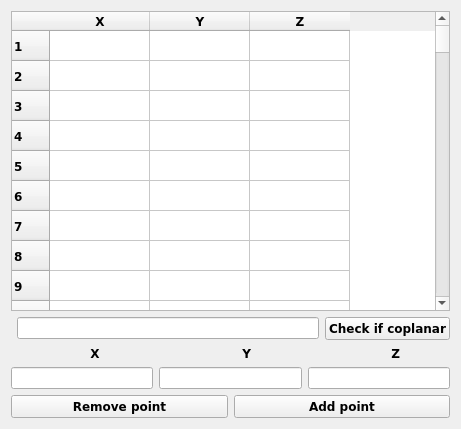
<?xml version="1.0" encoding="UTF-8"?>
<ui version="4.0">
 <class>Widget</class>
 <widget class="QWidget" name="Widget">
  <property name="geometry">
   <rect>
    <x>0</x>
    <y>0</y>
    <width>461</width>
    <height>429</height>
   </rect>
  </property>
  <property name="windowTitle">
   <string>Coplanar</string>
  </property>
  <layout class="QGridLayout" name="gridLayout_2">
   <item row="3" column="0">
    <layout class="QHBoxLayout" name="horizontalLayout_3"/>
   </item>
   <item row="0" column="0" colspan="2">
    <widget class="QTableWidget" name="tableWidget">
     <property name="enabled">
      <bool>true</bool>
     </property>
     <property name="styleSheet">
      <string notr="true">
font-weight: bold;        
font-family: Verdana;</string>
     </property>
     <property name="editTriggers">
      <set>QAbstractItemView::NoEditTriggers</set>
     </property>
     <property name="rowCount">
      <number>1000</number>
     </property>
     <row/>
     <row/>
     <row/>
     <row/>
     <row/>
     <row/>
     <row/>
     <row/>
     <row/>
     <row/>
     <row/>
     <row/>
     <row/>
     <row/>
     <row/>
     <row/>
     <row/>
     <row/>
     <row/>
     <row/>
     <row/>
     <row/>
     <row/>
     <row/>
     <row/>
     <row/>
     <row/>
     <row/>
     <row/>
     <row/>
     <row/>
     <row/>
     <row/>
     <row/>
     <row/>
     <row/>
     <row/>
     <row/>
     <row/>
     <row/>
     <row/>
     <row/>
     <row/>
     <row/>
     <row/>
     <row/>
     <row/>
     <row/>
     <row/>
     <row/>
     <row/>
     <row/>
     <row/>
     <row/>
     <row/>
     <row/>
     <row/>
     <row/>
     <row/>
     <row/>
     <row/>
     <row/>
     <row/>
     <row/>
     <row/>
     <row/>
     <row/>
     <row/>
     <row/>
     <row/>
     <row/>
     <row/>
     <row/>
     <row/>
     <row/>
     <row/>
     <row/>
     <row/>
     <row/>
     <row/>
     <row/>
     <row/>
     <row/>
     <row/>
     <row/>
     <row/>
     <row/>
     <row/>
     <row/>
     <row/>
     <row/>
     <row/>
     <row/>
     <row/>
     <row/>
     <row/>
     <row/>
     <row/>
     <row/>
     <row/>
     <row/>
     <row/>
     <row/>
     <row/>
     <row/>
     <row/>
     <row/>
     <row/>
     <row/>
     <row/>
     <row/>
     <row/>
     <row/>
     <row/>
     <row/>
     <row/>
     <row/>
     <row/>
     <row/>
     <row/>
     <row/>
     <row/>
     <row/>
     <row/>
     <row/>
     <row/>
     <row/>
     <row/>
     <row/>
     <row/>
     <row/>
     <row/>
     <row/>
     <row/>
     <row/>
     <row/>
     <row/>
     <row/>
     <row/>
     <row/>
     <row/>
     <row/>
     <row/>
     <row/>
     <row/>
     <row/>
     <row/>
     <row/>
     <row/>
     <row/>
     <row/>
     <row/>
     <row/>
     <row/>
     <row/>
     <row/>
     <row/>
     <row/>
     <row/>
     <row/>
     <row/>
     <row/>
     <row/>
     <row/>
     <row/>
     <row/>
     <row/>
     <row/>
     <row/>
     <row/>
     <row/>
     <row/>
     <row/>
     <row/>
     <row/>
     <row/>
     <row/>
     <row/>
     <row/>
     <row/>
     <row/>
     <row/>
     <row/>
     <row/>
     <row/>
     <row/>
     <row/>
     <row/>
     <row/>
     <row/>
     <row/>
     <row/>
     <row/>
     <row/>
     <row/>
     <row/>
     <row/>
     <row/>
     <row/>
     <row/>
     <row/>
     <row/>
     <row/>
     <row/>
     <row/>
     <row/>
     <row/>
     <row/>
     <row/>
     <row/>
     <row/>
     <row/>
     <row/>
     <row/>
     <row/>
     <row/>
     <row/>
     <row/>
     <row/>
     <row/>
     <row/>
     <row/>
     <row/>
     <row/>
     <row/>
     <row/>
     <row/>
     <row/>
     <row/>
     <row/>
     <row/>
     <row/>
     <row/>
     <row/>
     <row/>
     <row/>
     <row/>
     <row/>
     <row/>
     <row/>
     <row/>
     <row/>
     <row/>
     <row/>
     <row/>
     <row/>
     <row/>
     <row/>
     <row/>
     <row/>
     <row/>
     <row/>
     <row/>
     <row/>
     <row/>
     <row/>
     <row/>
     <row/>
     <row/>
     <row/>
     <row/>
     <row/>
     <row/>
     <row/>
     <row/>
     <row/>
     <row/>
     <row/>
     <row/>
     <row/>
     <row/>
     <row/>
     <row/>
     <row/>
     <row/>
     <row/>
     <row/>
     <row/>
     <row/>
     <row/>
     <row/>
     <row/>
     <row/>
     <row/>
     <row/>
     <row/>
     <row/>
     <row/>
     <row/>
     <row/>
     <row/>
     <row/>
     <row/>
     <row/>
     <row/>
     <row/>
     <row/>
     <row/>
     <row/>
     <row/>
     <row/>
     <row/>
     <row/>
     <row/>
     <row/>
     <row/>
     <row/>
     <row/>
     <row/>
     <row/>
     <row/>
     <row/>
     <row/>
     <row/>
     <row/>
     <row/>
     <row/>
     <row/>
     <row/>
     <row/>
     <row/>
     <row/>
     <row/>
     <row/>
     <row/>
     <row/>
     <row/>
     <row/>
     <row/>
     <row/>
     <row/>
     <row/>
     <row/>
     <row/>
     <row/>
     <row/>
     <row/>
     <row/>
     <row/>
     <row/>
     <row/>
     <row/>
     <row/>
     <row/>
     <row/>
     <row/>
     <row/>
     <row/>
     <row/>
     <row/>
     <row/>
     <row/>
     <row/>
     <row/>
     <row/>
     <row/>
     <row/>
     <row/>
     <row/>
     <row/>
     <row/>
     <row/>
     <row/>
     <row/>
     <row/>
     <row/>
     <row/>
     <row/>
     <row/>
     <row/>
     <row/>
     <row/>
     <row/>
     <row/>
     <row/>
     <row/>
     <row/>
     <row/>
     <row/>
     <row/>
     <row/>
     <row/>
     <row/>
     <row/>
     <row/>
     <row/>
     <row/>
     <row/>
     <row/>
     <row/>
     <row/>
     <row/>
     <row/>
     <row/>
     <row/>
     <row/>
     <row/>
     <row/>
     <row/>
     <row/>
     <row/>
     <row/>
     <row/>
     <row/>
     <row/>
     <row/>
     <row/>
     <row/>
     <row/>
     <row/>
     <row/>
     <row/>
     <row/>
     <row/>
     <row/>
     <row/>
     <row/>
     <row/>
     <row/>
     <row/>
     <row/>
     <row/>
     <row/>
     <row/>
     <row/>
     <row/>
     <row/>
     <row/>
     <row/>
     <row/>
     <row/>
     <row/>
     <row/>
     <row/>
     <row/>
     <row/>
     <row/>
     <row/>
     <row/>
     <row/>
     <row/>
     <row/>
     <row/>
     <row/>
     <row/>
     <row/>
     <row/>
     <row/>
     <row/>
     <row/>
     <row/>
     <row/>
     <row/>
     <row/>
     <row/>
     <row/>
     <row/>
     <row/>
     <row/>
     <row/>
     <row/>
     <row/>
     <row/>
     <row/>
     <row/>
     <row/>
     <row/>
     <row/>
     <row/>
     <row/>
     <row/>
     <row/>
     <row/>
     <row/>
     <row/>
     <row/>
     <row/>
     <row/>
     <row/>
     <row/>
     <row/>
     <row/>
     <row/>
     <row/>
     <row/>
     <row/>
     <row/>
     <row/>
     <row/>
     <row/>
     <row/>
     <row/>
     <row/>
     <row/>
     <row/>
     <row/>
     <row/>
     <row/>
     <row/>
     <row/>
     <row/>
     <row/>
     <row/>
     <row/>
     <row/>
     <row/>
     <row/>
     <row/>
     <row/>
     <row/>
     <row/>
     <row/>
     <row/>
     <row/>
     <row/>
     <row/>
     <row/>
     <row/>
     <row/>
     <row/>
     <row/>
     <row/>
     <row/>
     <row/>
     <row/>
     <row/>
     <row/>
     <row/>
     <row/>
     <row/>
     <row/>
     <row/>
     <row/>
     <row/>
     <row/>
     <row/>
     <row/>
     <row/>
     <row/>
     <row/>
     <row/>
     <row/>
     <row/>
     <row/>
     <row/>
     <row/>
     <row/>
     <row/>
     <row/>
     <row/>
     <row/>
     <row/>
     <row/>
     <row/>
     <row/>
     <row/>
     <row/>
     <row/>
     <row/>
     <row/>
     <row/>
     <row/>
     <row/>
     <row/>
     <row/>
     <row/>
     <row/>
     <row/>
     <row/>
     <row/>
     <row/>
     <row/>
     <row/>
     <row/>
     <row/>
     <row/>
     <row/>
     <row/>
     <row/>
     <row/>
     <row/>
     <row/>
     <row/>
     <row/>
     <row/>
     <row/>
     <row/>
     <row/>
     <row/>
     <row/>
     <row/>
     <row/>
     <row/>
     <row/>
     <row/>
     <row/>
     <row/>
     <row/>
     <row/>
     <row/>
     <row/>
     <row/>
     <row/>
     <row/>
     <row/>
     <row/>
     <row/>
     <row/>
     <row/>
     <row/>
     <row/>
     <row/>
     <row/>
     <row/>
     <row/>
     <row/>
     <row/>
     <row/>
     <row/>
     <row/>
     <row/>
     <row/>
     <row/>
     <row/>
     <row/>
     <row/>
     <row/>
     <row/>
     <row/>
     <row/>
     <row/>
     <row/>
     <row/>
     <row/>
     <row/>
     <row/>
     <row/>
     <row/>
     <row/>
     <row/>
     <row/>
     <row/>
     <row/>
     <row/>
     <row/>
     <row/>
     <row/>
     <row/>
     <row/>
     <row/>
     <row/>
     <row/>
     <row/>
     <row/>
     <row/>
     <row/>
     <row/>
     <row/>
     <row/>
     <row/>
     <row/>
     <row/>
     <row/>
     <row/>
     <row/>
     <row/>
     <row/>
     <row/>
     <row/>
     <row/>
     <row/>
     <row/>
     <row/>
     <row/>
     <row/>
     <row/>
     <row/>
     <row/>
     <row/>
     <row/>
     <row/>
     <row/>
     <row/>
     <row/>
     <row/>
     <row/>
     <row/>
     <row/>
     <row/>
     <row/>
     <row/>
     <row/>
     <row/>
     <row/>
     <row/>
     <row/>
     <row/>
     <row/>
     <row/>
     <row/>
     <row/>
     <row/>
     <row/>
     <row/>
     <row/>
     <row/>
     <row/>
     <row/>
     <row/>
     <row/>
     <row/>
     <row/>
     <row/>
     <row/>
     <row/>
     <row/>
     <row/>
     <row/>
     <row/>
     <row/>
     <row/>
     <row/>
     <row/>
     <row/>
     <row/>
     <row/>
     <row/>
     <row/>
     <row/>
     <row/>
     <row/>
     <row/>
     <row/>
     <row/>
     <row/>
     <row/>
     <row/>
     <row/>
     <row/>
     <row/>
     <row/>
     <row/>
     <row/>
     <row/>
     <row/>
     <row/>
     <row/>
     <row/>
     <row/>
     <row/>
     <row/>
     <row/>
     <row/>
     <row/>
     <row/>
     <row/>
     <row/>
     <row/>
     <row/>
     <row/>
     <row/>
     <row/>
     <row/>
     <row/>
     <row/>
     <row/>
     <row/>
     <row/>
     <row/>
     <row/>
     <row/>
     <row/>
     <row/>
     <row/>
     <row/>
     <row/>
     <row/>
     <row/>
     <row/>
     <row/>
     <row/>
     <row/>
     <row/>
     <row/>
     <row/>
     <row/>
     <row/>
     <row/>
     <row/>
     <row/>
     <row/>
     <row/>
     <row/>
     <row/>
     <row/>
     <row/>
     <row/>
     <row/>
     <row/>
     <row/>
     <row/>
     <row/>
     <row/>
     <row/>
     <row/>
     <row/>
     <row/>
     <row/>
     <row/>
     <row/>
     <row/>
     <row/>
     <row/>
     <row/>
     <row/>
     <row/>
     <row/>
     <row/>
     <row/>
     <row/>
     <row/>
     <row/>
     <row/>
     <row/>
     <row/>
     <row/>
     <row/>
     <row/>
     <row/>
     <row/>
     <row/>
     <row/>
     <row/>
     <row/>
     <row/>
     <row/>
     <row/>
     <row/>
     <row/>
     <row/>
     <row/>
     <row/>
     <row/>
     <row/>
     <row/>
     <row/>
     <row/>
     <row/>
     <row/>
     <row/>
     <row/>
     <row/>
     <row/>
     <row/>
     <row/>
     <row/>
     <row/>
     <row/>
     <row/>
     <row/>
     <row/>
     <row/>
     <row/>
     <row/>
     <row/>
     <row/>
     <row/>
     <row/>
     <row/>
     <row/>
     <row/>
     <row/>
     <row/>
     <row/>
     <row/>
     <row/>
     <row/>
     <row/>
     <row/>
     <row/>
     <row/>
     <row/>
     <row/>
     <row/>
     <row/>
     <row/>
     <row/>
     <row/>
     <row/>
     <row/>
     <row/>
     <row/>
     <row/>
     <row/>
     <row/>
     <row/>
     <row/>
     <row/>
     <row/>
     <row/>
     <row/>
     <row/>
     <row/>
     <row/>
     <row/>
     <row/>
     <row/>
     <row/>
     <row/>
     <row/>
     <row/>
     <row/>
     <row/>
     <row/>
     <row/>
     <row/>
     <row/>
     <row/>
     <row/>
     <row/>
     <row/>
     <row/>
     <row/>
     <row/>
     <row/>
     <row/>
     <row/>
     <row/>
     <row/>
     <row/>
     <row/>
     <row/>
     <row/>
     <row/>
     <row/>
     <row/>
     <row/>
     <row/>
     <row/>
     <row/>
     <row/>
     <row/>
     <row/>
     <row/>
     <row/>
     <row/>
     <row/>
     <row/>
     <row/>
     <row/>
     <row/>
     <row/>
     <row/>
     <row/>
     <row/>
     <row/>
     <row/>
     <row/>
     <row/>
     <row/>
     <row/>
     <row/>
     <row/>
     <row/>
     <row/>
     <row/>
     <row/>
     <row/>
     <row/>
     <row/>
     <row/>
     <row/>
     <row/>
     <row/>
     <row/>
     <row/>
     <row/>
     <row/>
     <row/>
     <row/>
     <row/>
     <row/>
     <row/>
     <row/>
     <row/>
     <row/>
     <row/>
     <row/>
     <row/>
     <row/>
     <row/>
     <row/>
     <row/>
     <row/>
     <row/>
     <row/>
     <row/>
     <row/>
     <row/>
     <row/>
     <column>
      <property name="text">
       <string>X</string>
      </property>
     </column>
     <column>
      <property name="text">
       <string>Y</string>
      </property>
     </column>
     <column>
      <property name="text">
       <string>Z</string>
      </property>
     </column>
     <item row="0" column="0">
      <property name="text">
       <string/>
      </property>
      <property name="flags">
       <set>ItemIsSelectable</set>
      </property>
     </item>
    </widget>
   </item>
   <item row="2" column="0" colspan="2">
    <layout class="QGridLayout" name="gridLayout">
     <item row="5" column="1">
      <widget class="QPushButton" name="pushButton_add">
       <property name="toolTip">
        <string>&lt;html&gt;&lt;head/&gt;&lt;body&gt;&lt;p&gt;&lt;span style=&quot; font-weight:600; color:#8a0000;&quot;&gt;Enter X, Y and Z coordinates and click &amp;quot;Add point&amp;quot; button&lt;/span&gt;&lt;/p&gt;&lt;/body&gt;&lt;/html&gt;</string>
       </property>
       <property name="styleSheet">
        <string notr="true">font-weight: bold; 
font-family: Verdana;</string>
       </property>
       <property name="text">
        <string>Add point</string>
       </property>
      </widget>
     </item>
     <item row="1" column="0" colspan="2">
      <layout class="QHBoxLayout" name="horizontalLayout">
       <item>
        <widget class="QLineEdit" name="lineEdit_X">
         <property name="toolTip">
          <string>&lt;html&gt;&lt;head/&gt;&lt;body&gt;&lt;p&gt;&lt;span style=&quot; font-weight:600; color:#004800;&quot;&gt;X-coordinate of the point in range from 0.00 to 9999.00&lt;/span&gt;&lt;/p&gt;&lt;/body&gt;&lt;/html&gt;</string>
         </property>
        </widget>
       </item>
       <item>
        <widget class="QLineEdit" name="lineEdit_Y">
         <property name="toolTip">
          <string>&lt;html&gt;&lt;head/&gt;&lt;body&gt;&lt;p&gt;&lt;span style=&quot; font-weight:600; color:#004800;&quot;&gt;Y-coordinate of the point in range from 0.00 to  9999.00&lt;/span&gt;&lt;/p&gt;&lt;/body&gt;&lt;/html&gt;</string>
         </property>
        </widget>
       </item>
       <item>
        <widget class="QLineEdit" name="lineEdit_Z">
         <property name="toolTip">
          <string>&lt;html&gt;&lt;head/&gt;&lt;body&gt;&lt;p&gt;&lt;span style=&quot; font-weight:600; color:#004800;&quot;&gt;Z-coordinate of the point in range from 0.00 to  9999.00&lt;/span&gt;&lt;/p&gt;&lt;/body&gt;&lt;/html&gt;</string>
         </property>
        </widget>
       </item>
      </layout>
     </item>
     <item row="0" column="0" colspan="2">
      <layout class="QHBoxLayout" name="horizontalLayout_2">
       <item>
        <widget class="QLabel" name="label">
         <property name="styleSheet">
          <string notr="true">font-weight: bold; 
font-family: Verdana;</string>
         </property>
         <property name="text">
          <string>                   X</string>
         </property>
        </widget>
       </item>
       <item>
        <widget class="QLabel" name="label_2">
         <property name="styleSheet">
          <string notr="true">
font-weight: bold;        
font-family: Verdana;</string>
         </property>
         <property name="text">
          <string>                    Y</string>
         </property>
        </widget>
       </item>
       <item>
        <widget class="QLabel" name="label_3">
         <property name="styleSheet">
          <string notr="true">
font-weight: bold;        
font-family: Verdana;</string>
         </property>
         <property name="text">
          <string>                    Z</string>
         </property>
        </widget>
       </item>
      </layout>
     </item>
     <item row="5" column="0">
      <widget class="QPushButton" name="pushButton__remove">
       <property name="toolTip">
        <string>&lt;html&gt;&lt;head/&gt;&lt;body&gt;&lt;p&gt;&lt;span style=&quot; font-weight:600; color:#8a0000;&quot;&gt;Select point in the table and than press &amp;quot;Remove point&amp;quot; button&lt;/span&gt;&lt;/p&gt;&lt;/body&gt;&lt;/html&gt;</string>
       </property>
       <property name="styleSheet">
        <string notr="true">font-weight: bold;
font-family: Verdana;</string>
       </property>
       <property name="text">
        <string>Remove point</string>
       </property>
      </widget>
     </item>
    </layout>
   </item>
   <item row="1" column="1">
    <layout class="QHBoxLayout" name="horizontalLayout_4">
     <item>
      <widget class="QLineEdit" name="lineEdit_result">
       <property name="toolTip">
        <string>&lt;html&gt;&lt;head/&gt;&lt;body&gt;&lt;p&gt;&lt;span style=&quot; font-weight:600; color:#003f00;&quot;&gt;The result shown here&lt;/span&gt;&lt;/p&gt;&lt;/body&gt;&lt;/html&gt;</string>
       </property>
       <property name="alignment">
        <set>Qt::AlignCenter</set>
       </property>
       <property name="readOnly">
        <bool>true</bool>
       </property>
      </widget>
     </item>
     <item>
      <widget class="QPushButton" name="pushButton_coplanar">
       <property name="toolTip">
        <string>&lt;html&gt;&lt;head/&gt;&lt;body&gt;&lt;p&gt;&lt;span style=&quot; font-weight:600; color:#8a0000;&quot;&gt;Check if points from the table are coplanar.&lt;/span&gt;&lt;/p&gt;&lt;/body&gt;&lt;/html&gt;</string>
       </property>
       <property name="styleSheet">
        <string notr="true">
font-weight: bold;        
font-family: Verdana;</string>
       </property>
       <property name="text">
        <string>Check if coplanar</string>
       </property>
      </widget>
     </item>
    </layout>
   </item>
  </layout>
 </widget>
 <layoutdefault spacing="6" margin="11"/>
 <resources/>
 <connections/>
</ui>
